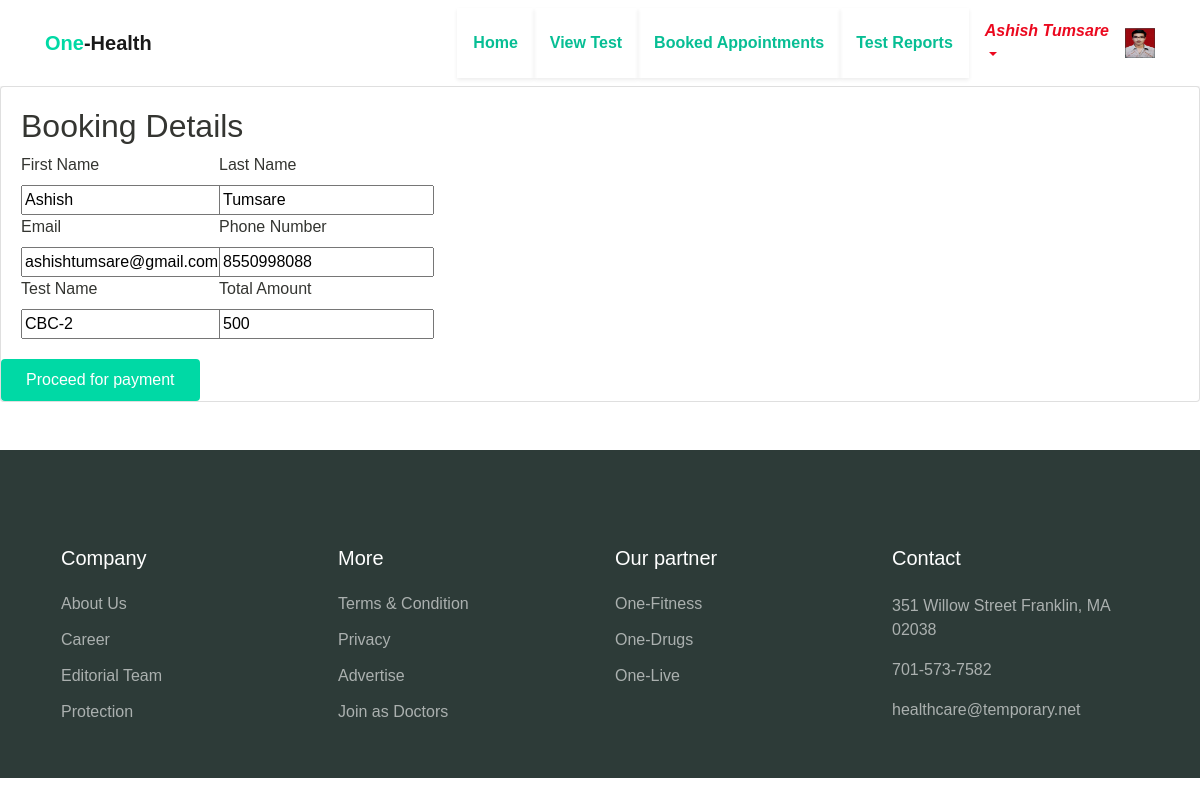
Screenshot of /booking/14 (signed in) with the database file from the repository.
### customer/models.py (models this page shows, shortened)
class Customer(models.Model):
    fname = models.CharField(max_length=10)
    lname = models.CharField(max_length=10)
    email = models.EmailField(unique=True)
    mobile = models.CharField(max_length=14)
    password = models.CharField(max_length=15)
    address = models.TextField()
    pic = models.FileField(upload_to='profile',null=True,blank=True,default='avtar.png')

### employee/models.py (models this page shows, shortened)
class Test(models.Model):
    employee = models.ForeignKey(Employee,on_delete=models.CASCADE)
    test_name = models.CharField(max_length=20)
    test_added_by = models.DateTimeField(auto_now_add=True)
    test_desc = models.TextField()
    test_rate = models.IntegerField()

### customer/views.py (the view)
# urls.py: path('booking/<int:pk>',views.booking,name='booking'),
def booking(request,pk):
    uid = Customer.objects.get(email=request.session['email'])
    test = models.Test.objects.get(id=pk)
    return render(request,'customer/booking.html',{'test':test,'uid':uid})

### customer/templates/customer/booking.html (shortened to what this page needs)
{% extends 'customer/cheader.html' %}
{% load static %}
{% block content %}
    <div class="page-wrapper bg-gra-02 p-t-130 p-b-100 font-poppins">
        <div class="wrapper wrapper--w680">
            <div class="card card-4">
                <div class="card-body">
                    <h2 class="title"> Booking Details </h2>
                        <div class="row row-space">
                            <div class="col-2">
                                <div class="input-group">
                                    <label class="label">First Name</label>
                                    <input class="input--style-4" type="text" name="fname"  value="{{uid.fname}}">
                                </div>
                            </div>
                            <div class="col-2">
                                <div class="input-group">
                                    <label class="label">Last Name</label>
                                    <input class="input--style-4" type="text" name="lname" value="{{uid.lname}}">
                                </div>
                            </div>
                        </div>
                        <div class="row row-space">
                            <div class="col-2">
                                <div class="input-group">
                                    <label class="label">Email</label>
                                    <input class="input--style-4" type="email" name="email" value="{{uid.email}}">
                                </div>
                            </div>
                            <div class="col-2">
                                <div class="input-group">
                                    <label class="label">Phone Number</label>
                                    <input class="input--style-4" type="text" name="mobile"  value="{{uid.mobile}}">
                                </div>
                            </div>
                        </div>
                        <div class="row row-space">
                            <div class="col-2">
                                <div class="input-group">
                                    <label class="label">Test Name</label>
                                    <input class="input--style-4" type="text"  name="test_name" value="{{test.test_name}}">
                                </div>
                            </div>
                            <div class="col-2">
                                <div class="input-group">
                                    <label class="label">Total Amount</label>
                                    <input class="input--style-4" type="text" name="amount" value="{{test.test_rate}}">
                                </div>
                            </div>
                        </div>
                     </div>
                        <a href="{% url 'test-payment' test.id %}"><button class="btn btn-primary">Proceed for payment</button></a>
                    </div>
                </div>
            </div>
<br><br>
{% endblock %}

### customer/templates/customer/cheader.html (shortened to what this page needs)
{% load  static %}
<!DOCTYPE html>
<html lang="en">
<head>
  <link rel="stylesheet" href="{% static 'assets/css/maicons.css' %}">
  <link rel="stylesheet" href="{% static 'assets/css/bootstrap.css' %}">
  <link rel="stylesheet" href="{% static 'assets/vendor/owl-carousel/css/owl.carousel.css' %}">
  <link rel="stylesheet" href="{% static 'assets/vendor/animate/animate.css' %}">
  <link rel="stylesheet" href="{% static 'assets/css/theme.css' %}">
</head>
<body>
  <header>
    <nav class="navbar navbar-expand-lg navbar-light shadow-sm">
      <div class="container">
        <a class="navbar-brand" href="#"><span class="text-primary">One</span>-Health</a>
        <div class="collapse navbar-collapse" id="navbarSupport">
          <ul class="navbar-nav ml-auto">
            <li class="nav-item active">
              <a class="navbar navbar-expand-lg navbar-light shadow-sm" href="{% url 'index' %}"><b>Home</b></a>
            </li>
            <li class="nav-item">
              <a class="navbar navbar-expand-lg navbar-light shadow-sm" href="{% url 'view-test' %}"><b>View Test</b></a>
            </li>
            <li class="nav-item">
              <a class="navbar navbar-expand-lg navbar-light shadow-sm" href="{% url 'my-bookings' %}"><b>Booked Appointments</b></a>
            </li>
            <li class="nav-item">
              <a class="navbar navbar-expand-lg navbar-light shadow-sm" href="{% url 'test-reports' %}"> <b> Test Reports </b> </a>
            </li>
            <li class="nav-item">
             <div class="nav-item dropdown">
                          <a style = "color:#eb091f;" href="#" class="nav-link dropdown-toggle" data-toggle="dropdown">
                          <b ><i>{{uid.fname}} {{uid.lname}}</i></b>
                          </a>
              <li class="nav-item">
              <div><img  src="{{uid.pic.url}}" height="30" width="30"  /></div>
            </li>
            </li>
          </ul>
        </div>
      </div>
    </nav>
  </header>
      {% block content %}
      {% endblock %}
  <footer class="page-footer">
    <div class="container">
      <div class="row px-md-3">
        <div class="col-sm-6 col-lg-3 py-3">
          <h5>Company</h5>
          <ul class="footer-menu">
            <li><a href="#">About Us</a></li>
            <li><a href="#">Career</a></li>
            <li><a href="#">Editorial Team</a></li>
            <li><a href="#">Protection</a></li>
          </ul>
        </div>
        <div class="col-sm-6 col-lg-3 py-3">
          <h5>More</h5>
          <ul class="footer-menu">
            <li><a href="#">Terms & Condition</a></li>
            <li><a href="#">Privacy</a></li>
            <li><a href="#">Advertise</a></li>
            <li><a href="#">Join as Doctors</a></li>
          </ul>
        </div>
        <div class="col-sm-6 col-lg-3 py-3">
          <h5>Our partner</h5>
          <ul class="footer-menu">
            <li><a href="#">One-Fitness</a></li>
            <li><a href="#">One-Drugs</a></li>
            <li><a href="#">One-Live</a></li>
          </ul>
        </div>
        <div class="col-sm-6 col-lg-3 py-3">
          <h5>Contact</h5>
          <p class="footer-link mt-2">351 Willow Street Franklin, MA 02038</p>
          <a href="#" class="footer-link">701-573-7582</a>
          <a href="#" class="footer-link">healthcare@temporary.net</a>
        </div>
      </div>
          </div>
  </footer>
</body>
</html>

### customer/static/assets/css/theme.css (style rules this page uses)
:root { --primary: #00D9A5; --accent: #FF3D85; --secondary: #4E5AFE; --warning: #EED818; --info: #05B4E1; --danger: #FF4943; --success: #96C93D; --dark: #343531; --light: #F5F9F6; --cs: #596261; --grey: #6E807A; }
body { font-family: "Source Sans Pro", sans-serif; line-height: 1.5; color: #343531; }
a { color: #07be94; text-decoration: none; background-color: transparent; }
.text-primary { color: #00D9A5 !important; }
.btn-primary { color: #fff; background-color: #00D9A5; border-color: transparent; }
.btn { padding: 8px 24px; }
.navbar { min-height: 70px; }
.navbar-brand { font-weight: 600; padding-top: 10px; padding-bottom: 10px; }
.navbar-nav { margin-top: 10px; border-top: 1px solid #E8EEE4; flex-shrink: 0; }
.navbar-nav .nav-link { transition: all .2s ease; }
.navbar-light .navbar-nav .nav-link { color: rgba(110, 128, 122, 0.8); }
@media (min-width: 992px) { .navbar-expand-lg .navbar-nav { margin-top: 0; border-top: none; } }
@media (min-width: 992px) { .navbar-expand-lg .navbar-nav .nav-link { padding-right: 16px; padding-left: 16px; } }
@media (min-width: 992px) { .navbar-expand-lg .navbar-nav { align-items: center; } }
.page-footer { position: relative; display: block; padding-top: 80px; padding-bottom: 16px; background-color: #2D3B38; color: #fff; }
.page-footer h5 { font-weight: 500; margin-bottom: 16px; }
.footer-menu { position: relative; list-style: none; padding-left: 0; }
.footer-menu a, .footer-link { display: inline-block; padding-top: 6px; padding-bottom: 6px; color: rgba(255, 255, 255, 0.6); transition: all .2s ease; }
.footer-link { padding: 0; margin-bottom: 16px; }

### rows the page displays
Customer: fname "Ashish", lname "Tumsare", pic (picture), email "ashishtumsare@gmail.com", mobile "8550998088"
Test: test_name "CBC-2", amount "500"
